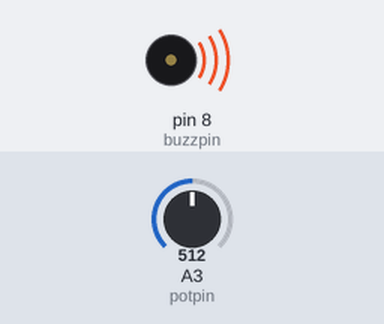
Recording of a sketch running on a simulated Arduino Uno, built with avr-gcc and run on an emulated ATmega328P. Parts: buzzer (waves = sounding). The inputs (shaded band) are chosen by the test bench; at power-on: A3 (potpin) = 512.

Above: at 0.1 s.
Timing chart, 0 to 1.6 s (numbered marks = the images above):
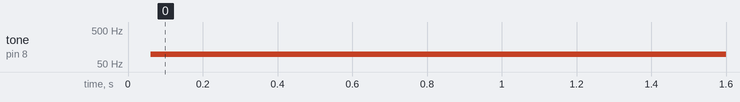

The sketch:

potentiometer_buzzertonechange.ino
```cpp
int buzzpin = 8;
int buzztime = 1;
int buzztime2 = 1;
int potVal;
int potpin = A3;
int toneVal;

void setup() {
  pinMode(buzzpin, OUTPUT);
  pinMode(potpin, INPUT);
  // put your setup code here, to run once:

}

void loop() {
  potVal = analogRead(potpin);
  toneVal = (9940./1023.)*potVal + 60.;
  digitalWrite(buzzpin, HIGH);
  delayMicroseconds(toneVal);
  digitalWrite(buzzpin, LOW);
  delayMicroseconds(toneVal);
  // put your main code here, to run repeatedly:

}
```

Measured:
- by itself, tone on pin 8 (buzzpin): silent → 98 Hz at 0.06 s
